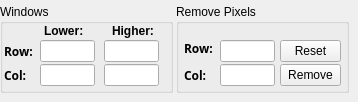
     <widget class="QWidget" name="tab_9">
      <attribute name="title">
       <string>DUT3</string>
      </attribute>
      <widget class="QGroupBox" name="groupBox_6">
       <property name="geometry">
        <rect>
         <x>0</x>
         <y>4</y>
         <width>173</width>
         <height>89</height>
        </rect>
       </property>
       <property name="title">
        <string>Windows</string>
       </property>
       <widget class="customLineEdit" name="higherColDUT3LE">
        <property name="geometry">
         <rect>
          <x>104</x>
          <y>60</y>
          <width>55</width>
          <height>22</height>
         </rect>
        </property>
       </widget>
       <widget class="QLabel" name="row0LB_4">
        <property name="geometry">
         <rect>
          <x>4</x>
          <y>36</y>
          <width>36</width>
          <height>22</height>
         </rect>
        </property>
        <property name="font">
         <font>
          <family>Sans Serif</family>
          <weight>75</weight>
          <bold>true</bold>
         </font>
        </property>
        <property name="text">
         <string>Row:</string>
        </property>
       </widget>
       <widget class="customLineEdit" name="lowerColDUT3LE">
        <property name="geometry">
         <rect>
          <x>40</x>
          <y>60</y>
          <width>55</width>
          <height>22</height>
         </rect>
        </property>
       </widget>
       <widget class="QLabel" name="col0LB_4">
        <property name="geometry">
         <rect>
          <x>4</x>
          <y>60</y>
          <width>36</width>
          <height>22</height>
         </rect>
        </property>
        <property name="font">
         <font>
          <family>Sans Serif</family>
          <weight>75</weight>
          <bold>true</bold>
         </font>
        </property>
        <property name="text">
         <string>Col:</string>
        </property>
       </widget>
       <widget class="customLineEdit" name="lowerRowDUT3LE">
        <property name="geometry">
         <rect>
          <x>40</x>
          <y>36</y>
          <width>55</width>
          <height>22</height>
         </rect>
        </property>
       </widget>
       <widget class="QLabel" name="higherEdge0LB_4">
        <property name="geometry">
         <rect>
          <x>112</x>
          <y>16</y>
          <width>53</width>
          <height>22</height>
         </rect>
        </property>
        <property name="font">
         <font>
          <weight>75</weight>
          <bold>true</bold>
         </font>
        </property>
        <property name="text">
         <string>Higher:</string>
        </property>
       </widget>
       <widget class="QLabel" name="lowerEdge0LB_4">
        <property name="geometry">
         <rect>
          <x>44</x>
          <y>16</y>
          <width>53</width>
          <height>22</height>
         </rect>
        </property>
        <property name="font">
         <font>
          <weight>75</weight>
          <bold>true</bold>
         </font>
        </property>
        <property name="text">
         <string>Lower:</string>
        </property>
       </widget>
       <widget class="customLineEdit" name="higherRowDUT3LE">
        <property name="geometry">
         <rect>
          <x>104</x>
          <y>36</y>
          <width>55</width>
          <height>22</height>
         </rect>
        </property>
       </widget>
      </widget>
      <widget class="QGroupBox" name="removePixelDUT0GB_4">
       <property name="geometry">
        <rect>
         <x>176</x>
         <y>4</y>
         <width>173</width>
         <height>89</height>
        </rect>
       </property>
       <property name="title">
        <string>Remove Pixels</string>
       </property>
       <widget class="QLabel" name="removeRowDUT0LB_4">
        <property name="geometry">
         <rect>
          <x>8</x>
          <y>33</y>
          <width>36</width>
          <height>22</height>
         </rect>
        </property>
        <property name="font">
         <font>
          <family>Sans Serif</family>
          <weight>75</weight>
          <bold>true</bold>
         </font>
        </property>
        <property name="text">
         <string>Row:</string>
        </property>
       </widget>
       <widget class="QLineEdit" name="removeRowDUT3LE">
        <property name="geometry">
         <rect>
          <x>44</x>
          <y>36</y>
          <width>55</width>
          <height>22</height>
         </rect>
        </property>
       </widget>
       <widget class="QLabel" name="removeColDUT0LB_4">
        <property name="geometry">
         <rect>
          <x>8</x>
          <y>60</y>
          <width>36</width>
          <height>22</height>
         </rect>
        </property>
        <property name="font">
         <font>
          <family>Sans Serif</family>
          <weight>75</weight>
          <bold>true</bold>
         </font>
        </property>
        <property name="text">
         <string>Col:</string>
        </property>
       </widget>
       <widget class="QLineEdit" name="removeColDUT3LE">
        <property name="geometry">
         <rect>
          <x>44</x>
          <y>60</y>
          <width>55</width>
          <height>22</height>
         </rect>
        </property>
       </widget>
       <widget class="QPushButton" name="removePxlDUT3PB">
        <property name="geometry">
         <rect>
          <x>104</x>
          <y>60</y>
          <width>61</width>
          <height>22</height>
         </rect>
        </property>
        <property name="text">
         <string>Remove</string>
        </property>
       </widget>
       <widget class="QPushButton" name="resetRemovedPxlsDUT3PB">
        <property name="geometry">
         <rect>
          <x>104</x>
          <y>36</y>
          <width>61</width>
          <height>22</height>
         </rect>
        </property>
        <property name="text">
         <string>Reset</string>
        </property>
       </widget>
      </widget>
     </widget>
